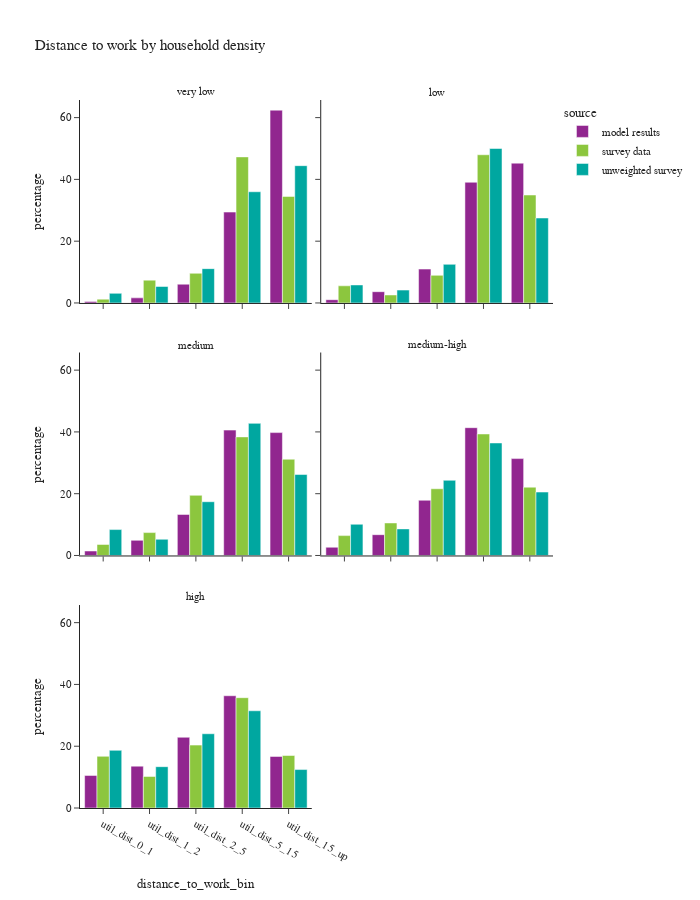

The notebook cell saved with this chart:
### Markdown cell above
- Household density represents the household density of a person's home location

### Code cell
df_plot = per_data.loc[(per_data['is_worker']) & (per_data['distance_to_work_bin'] != float('nan'))].groupby(['source','hh_density_group','distance_to_work_bin'])['person_weight'].sum().reset_index()
df_plot['percentage'] = df_plot.groupby(['source','hh_density_group'], group_keys=False)['person_weight']. \
    apply(lambda x: 100 * x / float(x.sum()))
# df_plot

fig = px.bar(df_plot, x="distance_to_work_bin", y="percentage", color="source",barmode="group",
             facet_col="hh_density_group", facet_col_wrap=2,
             title="Distance to work by household density")
fig.for_each_annotation(lambda a: a.update(text = a.text.split("=")[-1]))
fig.update_layout(height=900, width=700, font=dict(size=11))
fig.show()

### Figure 1 — Plotly figure (JSON) as saved in the notebook; plotly's stock layout.template omitted (floating-point values rounded to 4 significant figures)
{"data": [{"alignmentgroup": "True", "hovertemplate": "source=model results<br>hh_density_group=very low<br>distance_to_work_bin=%{x}<br>percentage=%{y}<extra></extra>", "legendgroup": "model results", "marker": {"color": "#91268F", "pattern": {"shape": ""}}, "name": "model results", "offsetgroup": "model results", "orientation": "v", "showlegend": true, "textposition": "auto", "type": "bar", "x": ["util_dist_0_1", "util_dist_1_2", "util_dist_2_5", "util_dist_5_15", "util_dist_15_up"], "xaxis": "x5", "y": [0.452, 1.648, 6.072, 29.41, 62.41], "yaxis": "y5"}, {"alignmentgroup": "True", "hovertemplate": "source=model results<br>hh_density_group=low<br>distance_to_work_bin=%{x}<br>percentage=%{y}<extra></extra>", "legendgroup": "model results", "marker": {"color": "#91268F", "pattern": {"shape": ""}}, "name": "model results", "offsetgroup": "model results", "orientation": "v", "showlegend": false, "textposition": "auto", "type": "bar", "x": ["util_dist_0_1", "util_dist_1_2", "util_dist_2_5", "util_dist_5_15", "util_dist_15_up"], "xaxis": "x6", "y": [1.057, 3.648, 10.97, 39.07, 45.26], "yaxis": "y6"}, {"alignmentgroup": "True", "hovertemplate": "source=model results<br>hh_density_group=medium<br>distance_to_work_bin=%{x}<br>percentage=%{y}<extra></extra>", "legendgroup": "model results", "marker": {"color": "#91268F", "pattern": {"shape": ""}}, "name": "model results", "offsetgroup": "model results", "orientation": "v", "showlegend": false, "textposition": "auto", "type": "bar", "x": ["util_dist_0_1", "util_dist_1_2", "util_dist_2_5", "util_dist_5_15", "util_dist_15_up"], "xaxis": "x3", "y": [1.452, 4.904, 13.28, 40.58, 39.78], "yaxis": "y3"}, {"alignmentgroup": "True", "hovertemplate": "source=model results<br>hh_density_group=medium-high<br>distance_to_work_bin=%{x}<br>percentage=%{y}<extra></extra>", "legendgroup": "model results", "marker": {"color": "#91268F", "pattern": {"shape": ""}}, "name": "model results", "offsetgroup": "model results", "orientation": "v", "showlegend": false, "textposition": "auto", "type": "bar", "x": ["util_dist_0_1", "util_dist_1_2", "util_dist_2_5", "util_dist_5_15", "util_dist_15_up"], "xaxis": "x4", "y": [2.666, 6.734, 17.87, 41.37, 31.36], "yaxis": "y4"}, {"alignmentgroup": "True", "hovertemplate": "source=model results<br>hh_density_group=high<br>distance_to_work_bin=%{x}<br>percentage=%{y}<extra></extra>", "legendgroup": "model results", "marker": {"color": "#91268F", "pattern": {"shape": ""}}, "name": "model results", "offsetgroup": "model results", "orientation": "v", "showlegend": false, "textposition": "auto", "type": "bar", "x": ["util_dist_0_1", "util_dist_1_2", "util_dist_2_5", "util_dist_5_15", "util_dist_15_up"], "xaxis": "x", "y": [10.54, 13.55, 22.89, 36.34, 16.69], "yaxis": "y"}, {"alignmentgroup": "True", "hovertemplate": "source=survey data<br>hh_density_group=very low<br>distance_to_work_bin=%{x}<br>percentage=%{y}<extra></extra>", "legendgroup": "survey data", "marker": {"color": "#8CC63E", "pattern": {"shape": ""}}, "name": "survey data", "offsetgroup": "survey data", "orientation": "v", "showlegend": true, "textposition": "auto", "type": "bar", "x": ["util_dist_0_1", "util_dist_1_2", "util_dist_2_5", "util_dist_5_15", "util_dist_15_up"], "xaxis": "x5", "y": [1.234, 7.391, 9.604, 47.29, 34.48], "yaxis": "y5"}, {"alignmentgroup": "True", "hovertemplate": "source=survey data<br>hh_density_group=low<br>distance_to_work_bin=%{x}<br>percentage=%{y}<extra></extra>", "legendgroup": "survey data", "marker": {"color": "#8CC63E", "pattern": {"shape": ""}}, "name": "survey data", "offsetgroup": "survey data", "orientation": "v", "showlegend": false, "textposition": "auto", "type": "bar", "x": ["util_dist_0_1", "util_dist_1_2", "util_dist_2_5", "util_dist_5_15", "util_dist_15_up"], "xaxis": "x6", "y": [5.55, 2.584, 8.943, 47.98, 34.95], "yaxis": "y6"}, {"alignmentgroup": "True", "hovertemplate": "source=survey data<br>hh_density_group=medium<br>distance_to_work_bin=%{x}<br>percentage=%{y}<extra></extra>", "legendgroup": "survey data", "marker": {"color": "#8CC63E", "pattern": {"shape": ""}}, "name": "survey data", "offsetgroup": "survey data", "orientation": "v", "showlegend": false, "textposition": "auto", "type": "bar", "x": ["util_dist_0_1", "util_dist_1_2", "util_dist_2_5", "util_dist_5_15", "util_dist_15_up"], "xaxis": "x3", "y": [3.567, 7.413, 19.47, 38.39, 31.16], "yaxis": "y3"}, {"alignmentgroup": "True", "hovertemplate": "source=survey data<br>hh_density_group=medium-high<br>distance_to_work_bin=%{x}<br>percentage=%{y}<extra></extra>", "legendgroup": "survey data", "marker": {"color": "#8CC63E", "pattern": {"shape": ""}}, "name": "survey data", "offsetgroup": "survey data", "orientation": "v", "showlegend": false, "textposition": "auto", "type": "bar", "x": ["util_dist_0_1", "util_dist_1_2", "util_dist_2_5", "util_dist_5_15", "util_dist_15_up"], "xaxis": "x4", "y": [6.429, 10.53, 21.6, 39.33, 22.11], "yaxis": "y4"}, {"alignmentgroup": "True", "hovertemplate": "source=survey data<br>hh_density_group=high<br>distance_to_work_bin=%{x}<br>percentage=%{y}<extra></extra>", "legendgroup": "survey data", "marker": {"color": "#8CC63E", "pattern": {"shape": ""}}, "name": "survey data", "offsetgroup": "survey data", "orientation": "v", "showlegend": false, "textposition": "auto", "type": "bar", "x": ["util_dist_0_1", "util_dist_1_2", "util_dist_2_5", "util_dist_5_15", "util_dist_15_up"], "xaxis": "x", "y": [16.73, 10.22, 20.36, 35.7, 16.99], "yaxis": "y"}, {"alignmentgroup": "True", "hovertemplate": "source=unweighted survey<br>hh_density_group=very low<br>distance_to_work_bin=%{x}<br>percentage=%{y}<extra></extra>", "legendgroup": "unweighted survey", "marker": {"color": "#00A7A0", "pattern": {"shape": ""}}, "name": "unweighted survey", "offsetgroup": "unweighted survey", "orientation": "v", "showlegend": true, "textposition": "auto", "type": "bar", "x": ["util_dist_0_1", "util_dist_1_2", "util_dist_2_5", "util_dist_5_15", "util_dist_15_up"], "xaxis": "x5", "y": [3.111, 5.333, 11.11, 36.0, 44.44], "yaxis": "y5"}, {"alignmentgroup": "True", "hovertemplate": "source=unweighted survey<br>hh_density_group=low<br>distance_to_work_bin=%{x}<br>percentage=%{y}<extra></extra>", "legendgroup": "unweighted survey", "marker": {"color": "#00A7A0", "pattern": {"shape": ""}}, "name": "unweighted survey", "offsetgroup": "unweighted survey", "orientation": "v", "showlegend": false, "textposition": "auto", "type": "bar", "x": ["util_dist_0_1", "util_dist_1_2", "util_dist_2_5", "util_dist_5_15", "util_dist_15_up"], "xaxis": "x6", "y": [5.833, 4.167, 12.5, 50.0, 27.5], "yaxis": "y6"}, {"alignmentgroup": "True", "hovertemplate": "source=unweighted survey<br>hh_density_group=medium<br>distance_to_work_bin=%{x}<br>percentage=%{y}<extra></extra>", "legendgroup": "unweighted survey", "marker": {"color": "#00A7A0", "pattern": {"shape": ""}}, "name": "unweighted survey", "offsetgroup": "unweighted survey", "orientation": "v", "showlegend": false, "textposition": "auto", "type": "bar", "x": ["util_dist_0_1", "util_dist_1_2", "util_dist_2_5", "util_dist_5_15", "util_dist_15_up"], "xaxis": "x3", "y": [8.386, 5.241, 17.4, 42.77, 26.21], "yaxis": "y3"}, {"alignmentgroup": "True", "hovertemplate": "source=unweighted survey<br>hh_density_group=medium-high<br>distance_to_work_bin=%{x}<br>percentage=%{y}<extra></extra>", "legendgroup": "unweighted survey", "marker": {"color": "#00A7A0", "pattern": {"shape": ""}}, "name": "unweighted survey", "offsetgroup": "unweighted survey", "orientation": "v", "showlegend": false, "textposition": "auto", "type": "bar", "x": ["util_dist_0_1", "util_dist_1_2", "util_dist_2_5", "util_dist_5_15", "util_dist_15_up"], "xaxis": "x4", "y": [10.1, 8.609, 24.34, 36.42, 20.53], "yaxis": "y4"}, {"alignmentgroup": "True", "hovertemplate": "source=unweighted survey<br>hh_density_group=high<br>distance_to_work_bin=%{x}<br>percentage=%{y}<extra></extra>", "legendgroup": "unweighted survey", "marker": {"color": "#00A7A0", "pattern": {"shape": ""}}, "name": "unweighted survey", "offsetgroup": "unweighted survey", "orientation": "v", "showlegend": false, "textposition": "auto", "type": "bar", "x": ["util_dist_0_1", "util_dist_1_2", "util_dist_2_5", "util_dist_5_15", "util_dist_15_up"], "xaxis": "x", "y": [18.67, 13.38, 24.03, 31.47, 12.45], "yaxis": "y"}], "layout": {"annotations": [{"font": {}, "showarrow": false, "text": "high", "x": 0.245, "xanchor": "center", "xref": "paper", "y": 0.2867, "yanchor": "bottom", "yref": "paper"}, {"font": {}, "showarrow": false, "text": "medium", "x": 0.245, "xanchor": "center", "xref": "paper", "y": 0.6433, "yanchor": "bottom", "yref": "paper"}, {"font": {}, "showarrow": false, "text": "medium-high", "x": 0.755, "xanchor": "center", "xref": "paper", "y": 0.6433, "yanchor": "bottom", "yref": "paper"}, {"font": {}, "showarrow": false, "text": "very low", "x": 0.245, "xanchor": "center", "xref": "paper", "y": 1.0, "yanchor": "bottom", "yref": "paper"}, {"font": {}, "showarrow": false, "text": "low", "x": 0.755, "xanchor": "center", "xref": "paper", "y": 1.0, "yanchor": "bottom", "yref": "paper"}], "barmode": "group", "font": {"size": 11}, "height": 900, "legend": {"title": {"text": "source"}, "tracegroupgap": 0}, "title": {"text": "Distance to work by household density"}, "width": 700, "xaxis": {"anchor": "y", "domain": [0.0, 0.49], "title": {"text": "distance_to_work_bin"}}, "xaxis2": {"anchor": "y2", "domain": [0.51, 1.0], "matches": "x", "title": {"text": "distance_to_work_bin"}}, "xaxis3": {"anchor": "y3", "domain": [0.0, 0.49], "matches": "x", "showticklabels": false}, "xaxis4": {"anchor": "y4", "domain": [0.51, 1.0], "matches": "x", "showticklabels": false}, "xaxis5": {"anchor": "y5", "domain": [0.0, 0.49], "matches": "x", "showticklabels": false}, "xaxis6": {"anchor": "y6", "domain": [0.51, 1.0], "matches": "x", "showticklabels": false}, "yaxis": {"anchor": "x", "domain": [0.0, 0.2867], "title": {"text": "percentage"}}, "yaxis2": {"anchor": "x2", "domain": [0.0, 0.2867], "matches": "y", "showticklabels": false}, "yaxis3": {"anchor": "x3", "domain": [0.3567, 0.6433], "matches": "y", "title": {"text": "percentage"}}, "yaxis4": {"anchor": "x4", "domain": [0.3567, 0.6433], "matches": "y", "showticklabels": false}, "yaxis5": {"anchor": "x5", "domain": [0.7133, 1.0], "matches": "y", "title": {"text": "percentage"}}, "yaxis6": {"anchor": "x6", "domain": [0.7133, 1.0], "matches": "y", "showticklabels": false}}}
